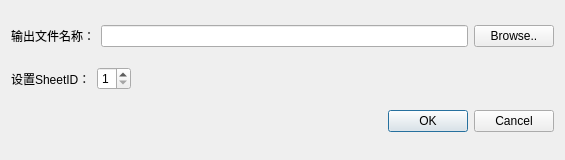
<?xml version="1.0" encoding="UTF-8"?>
<ui version="4.0">
 <class>DialogExportXls</class>
 <widget class="QDialog" name="DialogExportXls">
  <property name="geometry">
   <rect>
    <x>0</x>
    <y>0</y>
    <width>565</width>
    <height>160</height>
   </rect>
  </property>
  <property name="windowTitle">
   <string>Dialog</string>
  </property>
  <layout class="QVBoxLayout" name="verticalLayout">
   <item>
    <layout class="QHBoxLayout" name="horizontalLayout">
     <item>
      <widget class="QLabel" name="label_out">
       <property name="text">
        <string>输出文件名称：</string>
       </property>
      </widget>
     </item>
     <item>
      <widget class="QLineEdit" name="lineEdit_out">
       <property name="enabled">
        <bool>true</bool>
       </property>
       <property name="readOnly">
        <bool>true</bool>
       </property>
      </widget>
     </item>
     <item>
      <widget class="QPushButton" name="pushButton_out">
       <property name="text">
        <string>Browse..</string>
       </property>
      </widget>
     </item>
    </layout>
   </item>
   <item>
    <layout class="QHBoxLayout" name="horizontalLayout_5">
     <item>
      <widget class="QLabel" name="label_sheetID">
       <property name="text">
        <string>设置SheetID：</string>
       </property>
      </widget>
     </item>
     <item>
      <widget class="QSpinBox" name="spinBox_sheetID">
       <property name="minimum">
        <number>1</number>
       </property>
       <property name="maximum">
        <number>3</number>
       </property>
       <property name="value">
        <number>1</number>
       </property>
      </widget>
     </item>
     <item>
      <spacer name="horizontalSpacer_2">
       <property name="orientation">
        <enum>Qt::Horizontal</enum>
       </property>
       <property name="sizeHint" stdset="0">
        <size>
         <width>40</width>
         <height>20</height>
        </size>
       </property>
      </spacer>
     </item>
    </layout>
   </item>
   <item>
    <widget class="QDialogButtonBox" name="buttonBox">
     <property name="orientation">
      <enum>Qt::Horizontal</enum>
     </property>
     <property name="standardButtons">
      <set>QDialogButtonBox::Cancel|QDialogButtonBox::Ok</set>
     </property>
    </widget>
   </item>
  </layout>
 </widget>
 <resources/>
 <connections>
  <connection>
   <sender>buttonBox</sender>
   <signal>accepted()</signal>
   <receiver>DialogExportXls</receiver>
   <slot>accept()</slot>
   <hints>
    <hint type="sourcelabel">
     <x>248</x>
     <y>254</y>
    </hint>
    <hint type="destinationlabel">
     <x>157</x>
     <y>274</y>
    </hint>
   </hints>
  </connection>
  <connection>
   <sender>buttonBox</sender>
   <signal>rejected()</signal>
   <receiver>DialogExportXls</receiver>
   <slot>reject()</slot>
   <hints>
    <hint type="sourcelabel">
     <x>316</x>
     <y>260</y>
    </hint>
    <hint type="destinationlabel">
     <x>286</x>
     <y>274</y>
    </hint>
   </hints>
  </connection>
 </connections>
</ui>
